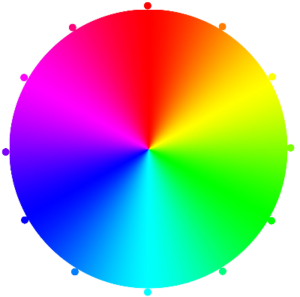
#> input picture Imagens/Circulo_Cores.png, 300 x 297 px, found by its file name
$ python thresholdingCor_CodigoTrackbar.py
#> lines starting #> are read from the running program, lines starting #| are printed output that depends on the picture; after the words box and inside, x2 and y2 are one past the last pixel; in counts of white or black regions, pixels touching at a corner belong together
import cv2
import numpy as np

# Define um evento padrão que, nesse código, não faz nada
def eventoCallback(x):
    pass

# Lendo imagem
image = cv2.imread('../../imagens/Circulo_Cores.png')
#> image is the input picture: shape (297, 300, 3); mean B, G, R 166.9, 166.4, 167.1

# Mostrar imagem original
cv2.imshow('Original', image)

#Converte para HSV
img_hsv = cv2.cvtColor(image, cv2.COLOR_BGR2HSV)
#> img_hsv: shape (297, 300, 3); mean H, S, V 63.1, 175.9, 254.7

#Cria uma janela chamada "Imagem"
cv2.namedWindow('Imagem')

# Cria dois trackbars chamado "Min" e "Max para a janela "Imagem"
# Esses trackbars suportarão valores entre 0 e 255
cv2.createTrackbar('Min','Imagem',0,255, eventoCallback)
cv2.createTrackbar('Max','Imagem',0,255, eventoCallback)

while(1):

    # Pega os valores atuais dos Trackbars
    min = cv2.getTrackbarPos('Min','Imagem')
    max = cv2.getTrackbarPos('Max', 'Imagem')

    #Limites da mascara
    lower_blue = np.array([min,0,0])
    upper_blue = np.array([max,255,255])

    #Cria mascara
    mask = cv2.inRange(img_hsv, lower_blue, upper_blue)
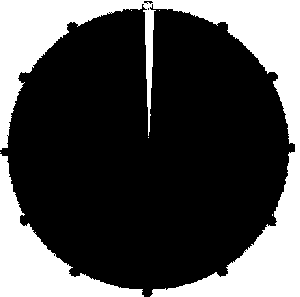
#> mask: shape (297, 300); 29.9% white; 7 white regions (5 under 20 px), largest, box (x1, y1, x2, y2) and area: (0, 0, 300, 297) 20511, (0, 154, 144, 297) 6150

    #Aplica mascara na imagem original
    res = cv2.bitwise_and(image, image, mask=mask)

    # Mostra o resultado do thresholding
    cv2.imshow('Imagem',res)
    k = cv2.waitKey(1)
#> (key Esc is pressed here)

    # ENTER
    if k == 13:
        break

cv2.destroyAllWindows()

$ run again, with Imagens/elefante.jpg saved as Imagens/Circulo_Cores.png
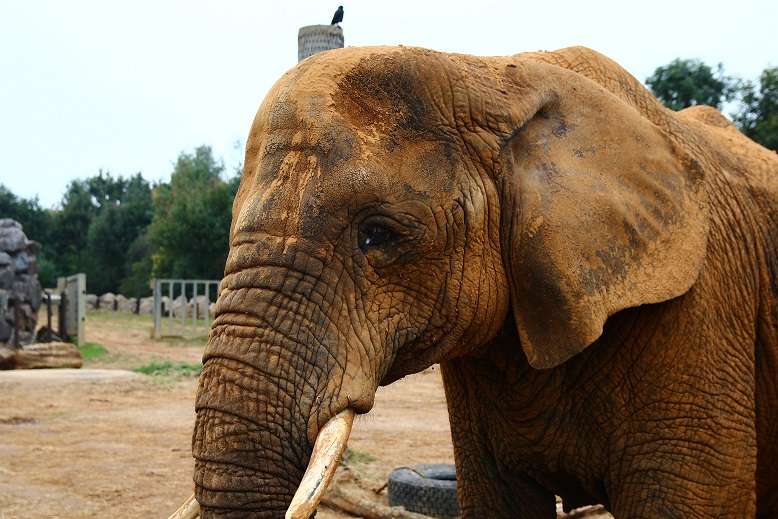
#> input picture Imagens/elefante.jpg, 778 x 519 px, found by its file name
#> image is the input picture: shape (519, 778, 3); mean B, G, R 95.2, 117.2, 135.3
#> img_hsv: shape (519, 778, 3); mean H, S, V 34.8, 118.6, 139.5
#> `mask = cv2.inRange(img_hsv, lower_blue, upper_blue)`:
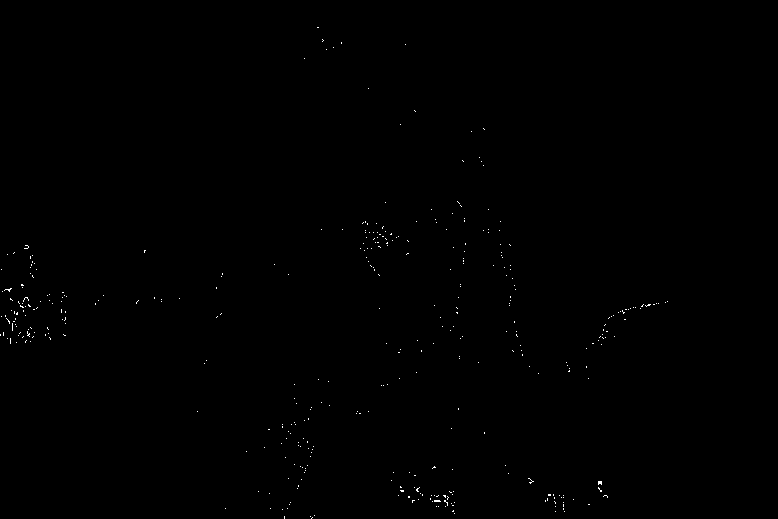
#> mask: shape (519, 778); 0.18% white in thin lines or dots, all inside (x1, y1, x2, y2) = (0, 27, 668, 519)
